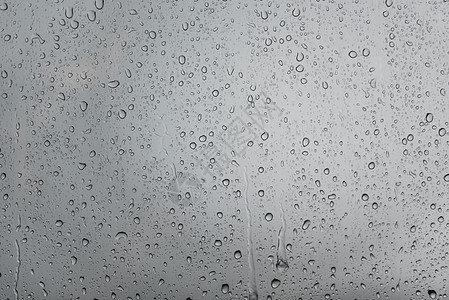
#> input picture learn_demo/image/rain.jpg, 449 x 300 px
$ python '高斯滤波.py'
#> lines starting #> are read from the running program, lines starting #| are printed output that depends on the picture
import numpy as np
import cv2 as cv
import matplotlib.pyplot as plt

img = cv.imread("./image/rain.jpg")
#> img is the input picture: shape (300, 449, 3); mean B, G, R 163.3, 161, 158.3
plt.imshow(img[:,:,::-1])
plt.show()

img2 = cv.GaussianBlur(img, (3,3), 1)
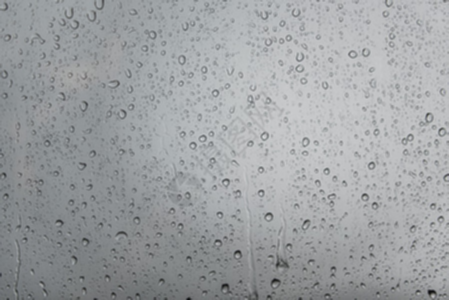
#> img2: shape (300, 449, 3); mean B, G, R 163.3, 161, 158.3
plt.imshow(img2[:,:,::-1])
plt.show()
